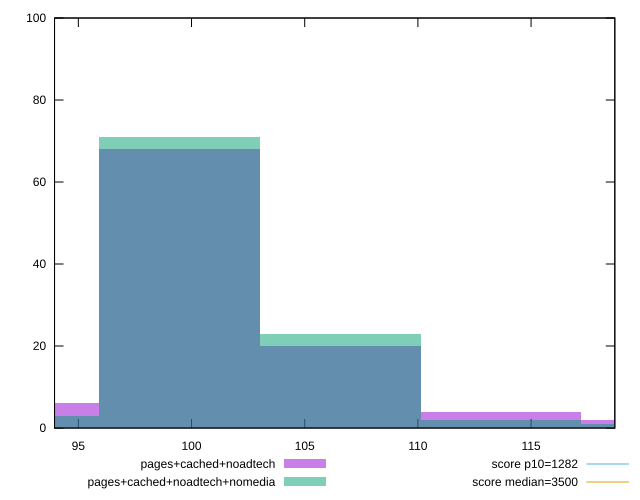

The script that saved this image:
reset

$pagesCachedNoadtech <<EOF
99.46481072609383 68
106.56944006367196 20
92.3601813885157 6
113.6740694012501 4
120.77869873882823 2
EOF

$pagesCachedNoadtechNomedia <<EOF
113.6740694012501 2
106.56944006367196 23
99.46481072609383 71
92.3601813885157 3
120.77869873882823 1
EOF

set key outside below
set boxwidth 7.104629337578131
set xrange [93.94800000000002:118.69999999999999]
set yrange [0:100]
set trange [0:100]
set style fill transparent solid 0.5 noborder

set parametric
set terminal svg size 640, 500 enhanced background rgb 'white'
set output "report_00018_2021-02-10T15-25-16.877Z/bootup-time/comparison/histogram/2_vs_3.svg"

plot $pagesCachedNoadtech title "pages+cached+noadtech" with boxes, \
     $pagesCachedNoadtechNomedia title "pages+cached+noadtech+nomedia" with boxes, \
     1282,t title "score p10=1282", \
     3500,t title "score median=3500"

reset
